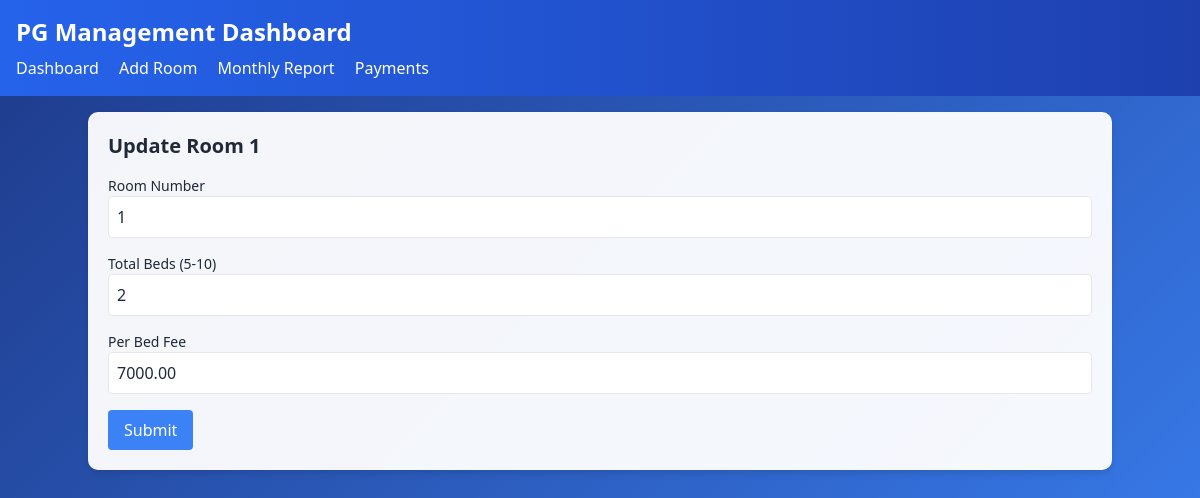
/update-room/10/, run on the app's committed database.
### myapp/models.py (models this page shows, shortened)
class Room(models.Model):
    room_number = models.CharField(max_length=10, unique=True)
    total_beds = models.IntegerField()
    per_bed_fee = models.DecimalField(max_digits=10, decimal_places=2)
    created_at = models.DateTimeField(auto_now_add=True)

### myapp/views.py (the view, shortened to what this page needs)
# urls.py: path('update-room/<int:room_id>/', views.update_room, name='update_room'),
def update_room(request, room_id):
    room = get_object_or_404(Room, id=room_id)
    return render(request, 'room_form.html', {'form_title': f'Update Room {room.room_number}', 'room': room})

### myapp/templates/room_form.html (shortened to what this page needs)
{% extends 'base.html' %}
{% block content %}
<h2 class="text-xl font-semibold mb-4">{{ form_title }}</h2>
<form method="post" class="space-y-4">
    {% if is_delete %}
    <p>Are you sure you want to delete Room {{ room.room_number }}? This cannot be undone.</p>
    <button type="submit" class="bg-red-500 text-white px-4 py-2 rounded hover:bg-red-600">Confirm Delete</button>
    <a href="{% url 'dashboard' %}" class="bg-gray-500 text-white px-4 py-2 rounded hover:bg-gray-600">Cancel</a>
    {% else %}
    <div>
        <label class="block text-sm font-medium">Room Number</label>
        <input type="text" name="room_number" value="{{ room.room_number|default_if_none:'' }}" class="border p-2 w-full rounded" required>
    </div>
    <div>
        <label class="block text-sm font-medium">Total Beds (5-10)</label>
        <input type="number" name="total_beds" value="{{ room.total_beds|default_if_none:'1' }}" min="1" max="10" class="border p-2 w-full rounded" required>
    </div>
    <div>
        <label class="block text-sm font-medium">Per Bed Fee</label>
        <input type="number" step="0.01" name="per_bed_fee" value="{{ room.per_bed_fee|default_if_none:'0.00' }}" class="border p-2 w-full rounded" required>
    </div>
    <button type="submit" class="bg-blue-500 text-white px-4 py-2 rounded hover:bg-blue-600">Submit</button>
    {% endif %}
</form>
{% endblock %}

### myapp/templates/base.html (style rules this page uses)
body { background: linear-gradient(135deg, #1e3a8a, #3b82f6); min-height: 100vh; color: #ffffff; }

### data on the page
Room: room_number "1", total_beds "2", per_bed_fee "7000.00"
